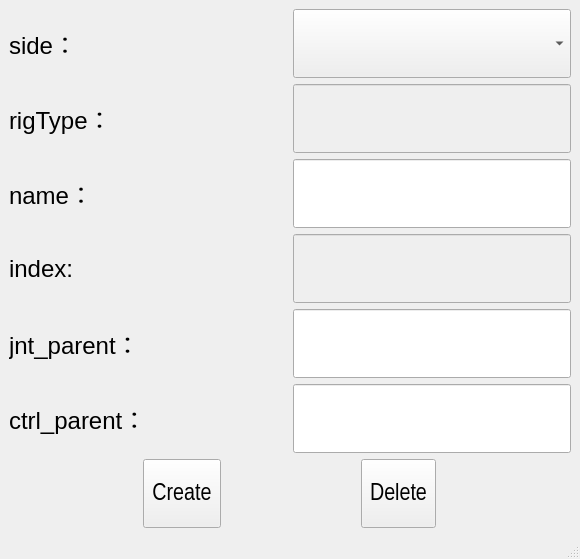
<?xml version="1.0" encoding="UTF-8"?>
<ui version="4.0">
 <class>MainWindow</class>
 <widget class="QMainWindow" name="MainWindow">
  <property name="geometry">
   <rect>
    <x>0</x>
    <y>0</y>
    <width>580</width>
    <height>559</height>
   </rect>
  </property>
  <property name="windowTitle">
   <string>MainWindow</string>
  </property>
  <widget class="QWidget" name="centralwidget">
   <layout class="QVBoxLayout" name="verticalLayout_2">
    <item>
     <layout class="QVBoxLayout" name="verticalLayout">
      <item>
       <layout class="QHBoxLayout" name="horizontalLayout_2">
        <item>
         <widget class="QLabel" name="side_label">
          <property name="sizePolicy">
           <sizepolicy hsizetype="Preferred" vsizetype="Preferred">
            <horstretch>0</horstretch>
            <verstretch>0</verstretch>
           </sizepolicy>
          </property>
          <property name="font">
           <font>
            <pointsize>18</pointsize>
            <weight>50</weight>
            <bold>false</bold>
            <kerning>true</kerning>
           </font>
          </property>
          <property name="focusPolicy">
           <enum>Qt::NoFocus</enum>
          </property>
          <property name="contextMenuPolicy">
           <enum>Qt::DefaultContextMenu</enum>
          </property>
          <property name="layoutDirection">
           <enum>Qt::LeftToRight</enum>
          </property>
          <property name="text">
           <string>side：</string>
          </property>
          <property name="alignment">
           <set>Qt::AlignLeading|Qt::AlignLeft|Qt::AlignVCenter</set>
          </property>
         </widget>
        </item>
        <item>
         <widget class="QComboBox" name="side_cbox">
          <property name="sizePolicy">
           <sizepolicy hsizetype="Preferred" vsizetype="Preferred">
            <horstretch>0</horstretch>
            <verstretch>0</verstretch>
           </sizepolicy>
          </property>
          <property name="font">
           <font>
            <family>Arial Narrow</family>
            <pointsize>18</pointsize>
            <weight>50</weight>
            <bold>false</bold>
           </font>
          </property>
         </widget>
        </item>
       </layout>
      </item>
      <item>
       <layout class="QHBoxLayout" name="horizontalLayout">
        <item>
         <widget class="QLabel" name="label">
          <property name="sizePolicy">
           <sizepolicy hsizetype="Preferred" vsizetype="Preferred">
            <horstretch>0</horstretch>
            <verstretch>0</verstretch>
           </sizepolicy>
          </property>
          <property name="font">
           <font>
            <pointsize>18</pointsize>
            <kerning>true</kerning>
           </font>
          </property>
          <property name="contextMenuPolicy">
           <enum>Qt::PreventContextMenu</enum>
          </property>
          <property name="layoutDirection">
           <enum>Qt::LeftToRight</enum>
          </property>
          <property name="text">
           <string>rigType：</string>
          </property>
          <property name="alignment">
           <set>Qt::AlignLeading|Qt::AlignLeft|Qt::AlignVCenter</set>
          </property>
         </widget>
        </item>
        <item>
         <widget class="QLineEdit" name="rigType_edit">
          <property name="enabled">
           <bool>false</bool>
          </property>
          <property name="sizePolicy">
           <sizepolicy hsizetype="Preferred" vsizetype="Preferred">
            <horstretch>0</horstretch>
            <verstretch>0</verstretch>
           </sizepolicy>
          </property>
          <property name="font">
           <font>
            <pointsize>18</pointsize>
           </font>
          </property>
         </widget>
        </item>
       </layout>
      </item>
      <item>
       <layout class="QHBoxLayout" name="horizontalLayout_3">
        <item>
         <widget class="QLabel" name="label_4">
          <property name="sizePolicy">
           <sizepolicy hsizetype="Preferred" vsizetype="Preferred">
            <horstretch>0</horstretch>
            <verstretch>0</verstretch>
           </sizepolicy>
          </property>
          <property name="font">
           <font>
            <pointsize>18</pointsize>
            <weight>50</weight>
            <bold>false</bold>
            <kerning>true</kerning>
           </font>
          </property>
          <property name="layoutDirection">
           <enum>Qt::LeftToRight</enum>
          </property>
          <property name="text">
           <string>name：</string>
          </property>
          <property name="alignment">
           <set>Qt::AlignLeading|Qt::AlignLeft|Qt::AlignVCenter</set>
          </property>
         </widget>
        </item>
        <item>
         <widget class="QLineEdit" name="name_edit">
          <property name="sizePolicy">
           <sizepolicy hsizetype="Preferred" vsizetype="Preferred">
            <horstretch>0</horstretch>
            <verstretch>0</verstretch>
           </sizepolicy>
          </property>
          <property name="font">
           <font>
            <family>Arial Narrow</family>
            <pointsize>18</pointsize>
           </font>
          </property>
         </widget>
        </item>
       </layout>
      </item>
      <item>
       <layout class="QHBoxLayout" name="horizontalLayout_8">
        <item>
         <widget class="QLabel" name="index_label">
          <property name="sizePolicy">
           <sizepolicy hsizetype="Preferred" vsizetype="Preferred">
            <horstretch>0</horstretch>
            <verstretch>0</verstretch>
           </sizepolicy>
          </property>
          <property name="font">
           <font>
            <pointsize>18</pointsize>
           </font>
          </property>
          <property name="text">
           <string>index:</string>
          </property>
         </widget>
        </item>
        <item>
         <widget class="QLineEdit" name="index_edit">
          <property name="enabled">
           <bool>false</bool>
          </property>
          <property name="sizePolicy">
           <sizepolicy hsizetype="Preferred" vsizetype="Preferred">
            <horstretch>0</horstretch>
            <verstretch>0</verstretch>
           </sizepolicy>
          </property>
          <property name="font">
           <font>
            <pointsize>18</pointsize>
           </font>
          </property>
         </widget>
        </item>
       </layout>
      </item>
      <item>
       <layout class="QHBoxLayout" name="horizontalLayout_5">
        <item>
         <widget class="QLabel" name="label_6">
          <property name="sizePolicy">
           <sizepolicy hsizetype="Preferred" vsizetype="Preferred">
            <horstretch>0</horstretch>
            <verstretch>0</verstretch>
           </sizepolicy>
          </property>
          <property name="font">
           <font>
            <pointsize>18</pointsize>
            <weight>50</weight>
            <bold>false</bold>
            <kerning>true</kerning>
           </font>
          </property>
          <property name="layoutDirection">
           <enum>Qt::LeftToRight</enum>
          </property>
          <property name="text">
           <string>jnt_parent：</string>
          </property>
          <property name="alignment">
           <set>Qt::AlignLeading|Qt::AlignLeft|Qt::AlignVCenter</set>
          </property>
         </widget>
        </item>
        <item>
         <widget class="QLineEdit" name="jnt_parent_edit">
          <property name="sizePolicy">
           <sizepolicy hsizetype="Preferred" vsizetype="Preferred">
            <horstretch>0</horstretch>
            <verstretch>0</verstretch>
           </sizepolicy>
          </property>
          <property name="font">
           <font>
            <family>Arial Narrow</family>
            <pointsize>18</pointsize>
           </font>
          </property>
          <property name="text">
           <string/>
          </property>
         </widget>
        </item>
       </layout>
      </item>
      <item>
       <layout class="QHBoxLayout" name="horizontalLayout_6">
        <item>
         <widget class="QLabel" name="label_7">
          <property name="sizePolicy">
           <sizepolicy hsizetype="Preferred" vsizetype="Preferred">
            <horstretch>0</horstretch>
            <verstretch>0</verstretch>
           </sizepolicy>
          </property>
          <property name="font">
           <font>
            <pointsize>18</pointsize>
            <weight>50</weight>
            <bold>false</bold>
            <kerning>true</kerning>
           </font>
          </property>
          <property name="layoutDirection">
           <enum>Qt::LeftToRight</enum>
          </property>
          <property name="text">
           <string>ctrl_parent：</string>
          </property>
          <property name="alignment">
           <set>Qt::AlignLeading|Qt::AlignLeft|Qt::AlignVCenter</set>
          </property>
         </widget>
        </item>
        <item>
         <widget class="QLineEdit" name="ctrl_parent_edit">
          <property name="sizePolicy">
           <sizepolicy hsizetype="Preferred" vsizetype="Preferred">
            <horstretch>0</horstretch>
            <verstretch>0</verstretch>
           </sizepolicy>
          </property>
          <property name="font">
           <font>
            <family>Arial Narrow</family>
            <pointsize>18</pointsize>
           </font>
          </property>
         </widget>
        </item>
       </layout>
      </item>
      <item>
       <layout class="QHBoxLayout" name="horizontalLayout_7">
        <item>
         <widget class="QToolButton" name="create_btn">
          <property name="enabled">
           <bool>true</bool>
          </property>
          <property name="sizePolicy">
           <sizepolicy hsizetype="Fixed" vsizetype="Preferred">
            <horstretch>0</horstretch>
            <verstretch>0</verstretch>
           </sizepolicy>
          </property>
          <property name="font">
           <font>
            <family>Arial Narrow</family>
            <pointsize>18</pointsize>
           </font>
          </property>
          <property name="text">
           <string>Create</string>
          </property>
          <property name="iconSize">
           <size>
            <width>40</width>
            <height>40</height>
           </size>
          </property>
         </widget>
        </item>
        <item>
         <widget class="QToolButton" name="delete_btn">
          <property name="enabled">
           <bool>true</bool>
          </property>
          <property name="sizePolicy">
           <sizepolicy hsizetype="Fixed" vsizetype="Preferred">
            <horstretch>0</horstretch>
            <verstretch>0</verstretch>
           </sizepolicy>
          </property>
          <property name="font">
           <font>
            <family>Arial Narrow</family>
            <pointsize>18</pointsize>
           </font>
          </property>
          <property name="text">
           <string>Delete</string>
          </property>
          <property name="iconSize">
           <size>
            <width>40</width>
            <height>40</height>
           </size>
          </property>
          <property name="checked">
           <bool>false</bool>
          </property>
         </widget>
        </item>
       </layout>
      </item>
     </layout>
    </item>
   </layout>
  </widget>
  <widget class="QMenuBar" name="menubar">
   <property name="geometry">
    <rect>
     <x>0</x>
     <y>0</y>
     <width>580</width>
     <height>23</height>
    </rect>
   </property>
  </widget>
  <widget class="QStatusBar" name="statusbar"/>
 </widget>
 <resources/>
 <connections/>
</ui>
